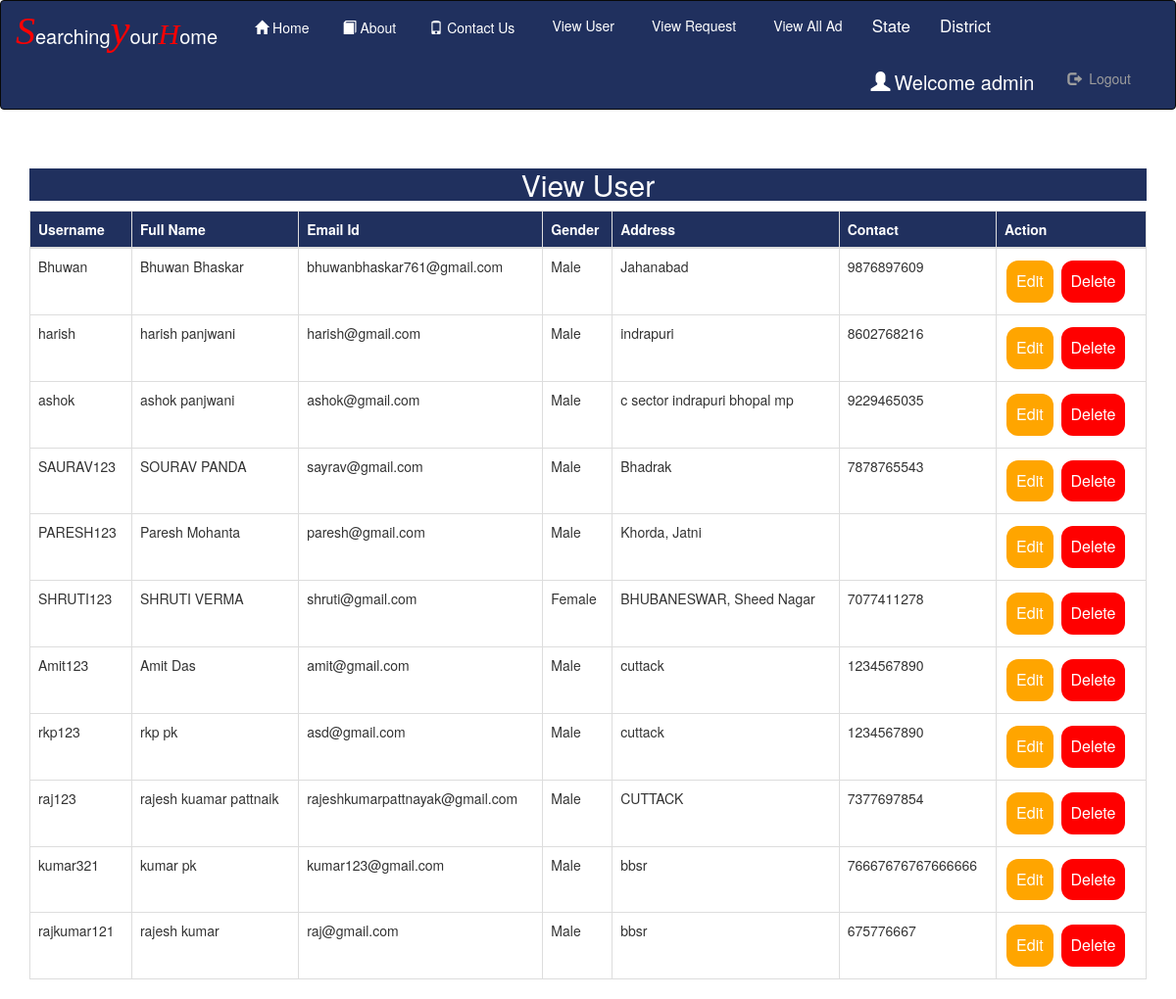
/view_user (signed in), run on the app's committed database.
### Room/models.py (models this page shows, shortened)
class Register(models.Model):
    user=models.ForeignKey(User,on_delete=models.CASCADE,null=True)
    gen=models.CharField(max_length=30,null=True)
    add=models.CharField(max_length=100,null=True)
    mobile=models.CharField(max_length=10,null=True)
    image=models.FileField(null=True, blank=True)
    birth=models.DateField(null=True)

### Room/views.py (the view)
# urls.py: path('view_user',View_User,name='view_user'),
def View_User(request):
    if not request.user.is_staff:
        return redirect('home')
    data=Register.objects.all()
    d={'data':data}
    return render(request,'view_user.html',d)

### Room/templates/view_user.html
{% extends 'navigation.html' %}
{% block body %}
<br>
<br>
<center><div class="container"><h2 style="color:white;background-color:#20305E;width:100%">View User</h2></div></center>
 <div class="container">
<table class="table table-bordered" width="100%" id="myTable">
  <thead>
  <tr>
    <th>Username</th>
    <th>Full Name</th>
      <th>Email Id</th>
      <th>Gender</th>
      <th>Address</th>
      <th>Contact</th>
    <th>Action</th>
  </tr>
  </thead>
   <tbody>
    {% for i in data %}
  <tr>
    <td>{{i.user.username}}</td>
    <td>{{i.user.first_name}} {{i.user.last_name}}</td>
    <td>{{i.user.email}}</td>
    <td>{{i.gen}}</td>
    <td>{{i.add}}</td>
      <td>{{i.mobile}}</td>
    {% if i.user.is_staff %}
    <td><button2 class="button2 button1" style="bockground-color:red">Staff_User</button2></td>
    {% else %}
      <td><a href="{% url 'edit_user' i.id %}"><button class="button button1">Edit</button></a>
      <a href="{% url 'delete_user' i.id %}"><button class="button button2">Delete</button></a></td>
    {% endif %}
  </tr>
    {% endfor %}
    </tbody>
</table>
 </div>
{% endblock %}

### Room/templates/navigation.html (shortened to what this page needs)
<!DOCTYPE html>
<html lang="en">
{% load static %}
<head>
  <link rel="stylesheet" href="https://maxcdn.bootstrapcdn.com/bootstrap/3.3.6/css/bootstrap.min.css">
    <link rel = stylesheet href = "https://cdn.datatables.net/1.10.20/css/jquery.dataTables.min.css">
</head>
<body>
<nav class="navbar navbar-inverse" role="navigation" style="padding:0px;margin:0px;background-color:#20305E;color:white;>
  <div class="container-fluid" style="padding:0px;margin:0px">
    <div class="navbar-header" style="margin-bottom:4px;margin-right:4px;">
      <a class="navbar-brand" href="#"><span style="font-size:40px;color:Red"><i style="font-family:cursive">S</i></span><span style="font-size:20px;color:white">earching</span><span style="font-size:45px;color:Red"><i style="font-family:cursive">y</i></span><span style="font-size:20px;color:white">our</span><span style="font-size:30px;color:Red"><i style="font-family:cursive">H</i></span><span style="font-size:20px;color:white">ome</span></a>
    </div>
<div class="collapse navbar-collapse" id="navid">
    <ul class="nav navbar-nav">
      <li><a href="{% url 'home' %}" style = "color : white" ><span class="glyphicon glyphicon-home" style="padding:4px"></span>Home</a></li>
        <li><a href="{% url 'about' %}" style = "color : white"><span class="glyphicon glyphicon-book" style="padding:4px"></span>About</a></li>
        <li><a href="{% url 'contact' %}" style = "color : white"><span class="glyphicon glyphicon-phone" style="padding:4px"></span>Contact Us</a></li>
      {% if not request.user.is_staff %}
      <li><a href="{% url 'search' %}" style = "color : white"><span class="glyphicon glyphicon-search" style="padding:4px"></span>Search Home</a></li>
      {% if request.user.username %}
        <li><a href="{% url 'rent1' %}" style = "color : white"><span class="glyphicon glyphicon-plus" style="padding:4px"></span>Add HomeOnRent</a></li>
      <li><a href="{% url 'img' %}" style = "color : white"><span class="glyphicon glyphicon-View" style="padding:4px"></span>View My Ad</a></li>
    {% endif %}
        {% else %}
      <li><a href="{% url 'view_user' %}" style = "color : white"><span class="glyphicon glyphicon-View" style="padding:4px"></span>View User</a></li>
      <li><a href="{% url 'request' %}" style = "color : white"><span class="glyphicon glyphicon-View" style="padding:4px"></span>View Request</a></li>
      <li><a href="{% url 'alladd' %}" style = "color : white"><span class="glyphicon glyphicon-View" style="padding:4px"></span>View All Ad</a></li>
        <li class="nav-item dropdown">
      <a class="nav-link dropdown-toggle" href="#" id="navbardrop" data-toggle="dropdown" style="font-size:17px;color : white">
        State
      </a>
    </li>
        <li class="nav-item dropdown">
      <a class="nav-link dropdown-toggle" href="#" id="navbardrop" data-toggle="dropdown" style="font-size:17px;color : white ">
        District
      </a>
    </li>
        {% endif %}
    </ul>
    {% if request.user.username %}
    <ul class="nav navbar-nav navbar-right">
      <li><a href="{% url 'user_detail' %}" style="color:white;font-size:20px"> <span class="glyphicon glyphicon-user" style="padding:4px;"></span>Welcome  {{request.user.username}}</a></li>
      <li><a href="{% url 'logout' %}" style="margin-right:30px"><span class="glyphicon glyphicon-log-out" style="padding:4px;"></span> Logout</a></li>
    </ul>
    {% endif %}
  </div>
</nav>
{% block body %}
{% endblock %}
</body>
</html>

### Room/templates/navigation.html (style rules this page uses)
.button { background-color: orange; border: none; color: white; padding: 10px; text-align: center; text-decoration: none; display: inline-block; font-size: 16px; margin: 4px 2px; cursor: pointer; }
.button2 { background-color: red; border: none; color: white; padding: 10px; text-align: center; text-decoration: none; display: inline-block; font-size: 16px; margin: 4px 2px; cursor: pointer; }
.button1 { border-radius: 12px; }
.button2 { border-radius: 12px; }
th { background-color:#20305E; color:white; }

### data on the page
Register: user.username "Bhuwan", user.first_name "Bhuwan", user.last_name "Bhaskar", user.email "bhuwanbhaskar761@gmail.com", gen "Male", add "Jahanabad", mobile "9876897609", shows "Edit"
Register: user.username "harish", user.first_name "harish", user.last_name "panjwani", user.email "harish@gmail.com", gen "Male", add "indrapuri", mobile "8602768216", shows "Edit"
Register: user.username "ashok", user.first_name "ashok", user.last_name "panjwani", user.email "ashok@gmail.com", gen "Male", add "c sector indrapuri bhopal mp", mobile "9229465035", shows "Edit"
Register: user.username "SAURAV123", user.first_name "SOURAV", user.last_name "PANDA", user.email "sayrav@gmail.com", gen "Male", add "Bhadrak", mobile "7878765543", shows "Edit"
Register: user.username "PARESH123", user.first_name "Paresh", user.last_name "Mohanta", user.email "paresh@gmail.com", gen "Male", add "Khorda, Jatni", shows "Edit"
Register: user.username "SHRUTI123", user.first_name "SHRUTI", user.last_name "VERMA", user.email "shruti@gmail.com", gen "Female", add "BHUBANESWAR, Sheed Nagar", mobile "7077411278", shows "Edit"
Register: user.username "Amit123", user.first_name "Amit", user.last_name "Das", user.email "amit@gmail.com", gen "Male", add "cuttack", mobile "1234567890", shows "Edit"
Register: user.username "rkp123", user.first_name "rkp", user.last_name "pk", user.email "asd@gmail.com", gen "Male", add "cuttack", mobile "1234567890", shows "Edit"
Register: user.username "raj123", user.first_name "rajesh kuamar", user.last_name "pattnaik", user.email "rajeshkumarpattnayak@gmail.com", gen "Male", add "CUTTACK", mobile "7377697854", shows "Edit"
Register: user.username "kumar321", user.first_name "kumar", user.last_name "pk", user.email "kumar123@gmail.com", gen "Male", add "bbsr", mobile "76667676767666666", shows "Edit"
Register: user.username "rajkumar121", user.first_name "rajesh", user.last_name "kumar", user.email "raj@gmail.com", gen "Male", add "bbsr", mobile "675776667", shows "Edit"

### other printed values
{{ request.user.username }} "admin"
